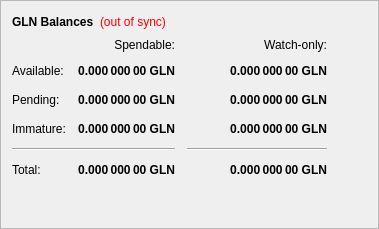
        <widget class="QFrame" name="frame">
         <property name="frameShape">
          <enum>QFrame::StyledPanel</enum>
         </property>
         <property name="frameShadow">
          <enum>QFrame::Raised</enum>
         </property>
         <layout class="QVBoxLayout" name="verticalLayout_4">
          <item>
           <layout class="QHBoxLayout" name="horizontalLayout_4">
            <item>
             <widget class="QLabel" name="label_5">
              <property name="font">
               <font>
                <weight>75</weight>
                <bold>true</bold>
               </font>
              </property>
              <property name="text">
               <string>GLN Balances</string>
              </property>
             </widget>
            </item>
            <item>
             <widget class="QLabel" name="labelWalletStatus">
              <property name="cursor">
               <cursorShape>WhatsThisCursor</cursorShape>
              </property>
              <property name="toolTip">
               <string>The displayed information may be out of date. Your wallet automatically synchronizes with the Glyno network after a connection is established, but this process has not completed yet.</string>
              </property>
              <property name="styleSheet">
               <string notr="true">QLabel { color: red; }</string>
              </property>
              <property name="text">
               <string notr="true">(out of sync)</string>
              </property>
              <property name="alignment">
               <set>Qt::AlignLeading|Qt::AlignLeft|Qt::AlignVCenter</set>
              </property>
             </widget>
            </item>
            <item>
             <spacer name="horizontalSpacer_3">
              <property name="orientation">
               <enum>Qt::Horizontal</enum>
              </property>
              <property name="sizeHint" stdset="0">
               <size>
                <width>40</width>
                <height>20</height>
               </size>
              </property>
             </spacer>
            </item>
           </layout>
          </item>
          <item>
           <layout class="QGridLayout" name="gridLayout">
            <property name="spacing">
             <number>12</number>
            </property>
            <item row="2" column="2">
             <widget class="QLabel" name="labelWatchPending">
              <property name="font">
               <font>
                <weight>75</weight>
                <bold>true</bold>
               </font>
              </property>
              <property name="cursor">
               <cursorShape>IBeamCursor</cursorShape>
              </property>
              <property name="toolTip">
               <string>Unconfirmed transactions to watch-only addresses</string>
              </property>
              <property name="text">
               <string notr="true">0.000 000 00 GLN</string>
              </property>
              <property name="alignment">
               <set>Qt::AlignRight|Qt::AlignTrailing|Qt::AlignVCenter</set>
              </property>
              <property name="textInteractionFlags">
               <set>Qt::LinksAccessibleByMouse|Qt::TextSelectableByKeyboard|Qt::TextSelectableByMouse</set>
              </property>
             </widget>
            </item>
            <item row="2" column="1">
             <widget class="QLabel" name="labelUnconfirmed">
              <property name="font">
               <font>
                <weight>75</weight>
                <bold>true</bold>
               </font>
              </property>
              <property name="cursor">
               <cursorShape>IBeamCursor</cursorShape>
              </property>
              <property name="toolTip">
               <string>Total of transactions that have yet to be confirmed, and do not yet count toward the spendable balance</string>
              </property>
              <property name="text">
               <string notr="true">0.000 000 00 GLN</string>
              </property>
              <property name="alignment">
               <set>Qt::AlignRight|Qt::AlignTrailing|Qt::AlignVCenter</set>
              </property>
              <property name="textInteractionFlags">
               <set>Qt::LinksAccessibleByMouse|Qt::TextSelectableByKeyboard|Qt::TextSelectableByMouse</set>
              </property>
             </widget>
            </item>
            <item row="3" column="2">
             <widget class="QLabel" name="labelWatchImmature">
              <property name="font">
               <font>
                <weight>75</weight>
                <bold>true</bold>
               </font>
              </property>
              <property name="cursor">
               <cursorShape>IBeamCursor</cursorShape>
              </property>
              <property name="toolTip">
               <string>Staked or masternode rewards in watch-only addresses that has not yet matured</string>
              </property>
              <property name="text">
               <string notr="true">0.000 000 00 GLN</string>
              </property>
              <property name="alignment">
               <set>Qt::AlignRight|Qt::AlignTrailing|Qt::AlignVCenter</set>
              </property>
              <property name="textInteractionFlags">
               <set>Qt::LinksAccessibleByMouse|Qt::TextSelectableByKeyboard|Qt::TextSelectableByMouse</set>
              </property>
             </widget>
            </item>
            <item row="4" column="0" colspan="2">
             <widget class="Line" name="lineSpendableBalance">
              <property name="orientation">
               <enum>Qt::Horizontal</enum>
              </property>
             </widget>
            </item>
            <item row="4" column="2">
             <widget class="Line" name="lineWatchBalance">
              <property name="sizePolicy">
               <sizepolicy hsizetype="Preferred" vsizetype="Fixed">
                <horstretch>0</horstretch>
                <verstretch>0</verstretch>
               </sizepolicy>
              </property>
              <property name="minimumSize">
               <size>
                <width>140</width>
                <height>0</height>
               </size>
              </property>
              <property name="orientation">
               <enum>Qt::Horizontal</enum>
              </property>
             </widget>
            </item>
            <item row="5" column="0">
             <widget class="QLabel" name="labelTotalText">
              <property name="text">
               <string>Total:</string>
              </property>
             </widget>
            </item>
            <item row="3" column="1">
             <widget class="QLabel" name="labelImmature">
              <property name="font">
               <font>
                <weight>75</weight>
                <bold>true</bold>
               </font>
              </property>
              <property name="cursor">
               <cursorShape>IBeamCursor</cursorShape>
              </property>
              <property name="toolTip">
               <string>Staked or masternode rewards that has not yet matured</string>
              </property>
              <property name="text">
               <string notr="true">0.000 000 00 GLN</string>
              </property>
              <property name="alignment">
               <set>Qt::AlignRight|Qt::AlignTrailing|Qt::AlignVCenter</set>
              </property>
              <property name="textInteractionFlags">
               <set>Qt::LinksAccessibleByMouse|Qt::TextSelectableByKeyboard|Qt::TextSelectableByMouse</set>
              </property>
             </widget>
            </item>
            <item row="2" column="3">
             <spacer name="horizontalSpacer_2">
              <property name="orientation">
               <enum>Qt::Horizontal</enum>
              </property>
              <property name="sizeHint" stdset="0">
               <size>
                <width>40</width>
                <height>20</height>
               </size>
              </property>
             </spacer>
            </item>
            <item row="3" column="0">
             <widget class="QLabel" name="labelImmatureText">
              <property name="text">
               <string>Immature:</string>
              </property>
             </widget>
            </item>
            <item row="5" column="1">
             <widget class="QLabel" name="labelTotal">
              <property name="font">
               <font>
                <weight>75</weight>
                <bold>true</bold>
               </font>
              </property>
              <property name="cursor">
               <cursorShape>IBeamCursor</cursorShape>
              </property>
              <property name="toolTip">
               <string>Your current total balance</string>
              </property>
              <property name="text">
               <string notr="true">0.000 000 00 GLN</string>
              </property>
              <property name="alignment">
               <set>Qt::AlignRight|Qt::AlignTrailing|Qt::AlignVCenter</set>
              </property>
              <property name="textInteractionFlags">
               <set>Qt::LinksAccessibleByMouse|Qt::TextSelectableByKeyboard|Qt::TextSelectableByMouse</set>
              </property>
             </widget>
            </item>
            <item row="5" column="2">
             <widget class="QLabel" name="labelWatchTotal">
              <property name="font">
               <font>
                <weight>75</weight>
                <bold>true</bold>
               </font>
              </property>
              <property name="cursor">
               <cursorShape>IBeamCursor</cursorShape>
              </property>
              <property name="toolTip">
               <string>Current total balance in watch-only addresses</string>
              </property>
              <property name="text">
               <string notr="true">0.000 000 00 GLN</string>
              </property>
              <property name="alignment">
               <set>Qt::AlignRight|Qt::AlignTrailing|Qt::AlignVCenter</set>
              </property>
              <property name="textInteractionFlags">
               <set>Qt::LinksAccessibleByMouse|Qt::TextSelectableByKeyboard|Qt::TextSelectableByMouse</set>
              </property>
             </widget>
            </item>
            <item row="0" column="2">
             <widget class="QLabel" name="labelWatchonly">
              <property name="text">
               <string>Watch-only:</string>
              </property>
              <property name="alignment">
               <set>Qt::AlignRight|Qt::AlignTrailing|Qt::AlignVCenter</set>
              </property>
             </widget>
            </item>
            <item row="1" column="0">
             <widget class="QLabel" name="labelBalanceText">
              <property name="text">
               <string>Available:</string>
              </property>
             </widget>
            </item>
            <item row="1" column="1">
             <widget class="QLabel" name="labelBalance">
              <property name="font">
               <font>
                <weight>75</weight>
                <bold>true</bold>
               </font>
              </property>
              <property name="cursor">
               <cursorShape>IBeamCursor</cursorShape>
              </property>
              <property name="toolTip">
               <string>Your current spendable balance</string>
              </property>
              <property name="text">
               <string notr="true">0.000 000 00 GLN</string>
              </property>
              <property name="alignment">
               <set>Qt::AlignRight|Qt::AlignTrailing|Qt::AlignVCenter</set>
              </property>
              <property name="textInteractionFlags">
               <set>Qt::LinksAccessibleByMouse|Qt::TextSelectableByKeyboard|Qt::TextSelectableByMouse</set>
              </property>
             </widget>
            </item>
            <item row="1" column="2">
             <widget class="QLabel" name="labelWatchAvailable">
              <property name="font">
               <font>
                <weight>75</weight>
                <bold>true</bold>
               </font>
              </property>
              <property name="cursor">
               <cursorShape>IBeamCursor</cursorShape>
              </property>
              <property name="toolTip">
               <string>Your current balance in watch-only addresses</string>
              </property>
              <property name="text">
               <string notr="true">0.000 000 00 GLN</string>
              </property>
              <property name="alignment">
               <set>Qt::AlignRight|Qt::AlignTrailing|Qt::AlignVCenter</set>
              </property>
              <property name="textInteractionFlags">
               <set>Qt::LinksAccessibleByMouse|Qt::TextSelectableByKeyboard|Qt::TextSelectableByMouse</set>
              </property>
             </widget>
            </item>
            <item row="2" column="0">
             <widget class="QLabel" name="labelPendingText">
              <property name="text">
               <string>Pending:</string>
              </property>
             </widget>
            </item>
            <item row="0" column="1">
             <widget class="QLabel" name="labelSpendable">
              <property name="text">
               <string>Spendable:</string>
              </property>
              <property name="alignment">
               <set>Qt::AlignRight|Qt::AlignTrailing|Qt::AlignVCenter</set>
              </property>
             </widget>
            </item>
           </layout>
          </item>
          <item>
           <spacer name="verticalSpacer_4">
            <property name="orientation">
             <enum>Qt::Vertical</enum>
            </property>
            <property name="sizeHint" stdset="0">
             <size>
              <width>20</width>
              <height>40</height>
             </size>
            </property>
           </spacer>
          </item>
         </layout>
        </widget>
